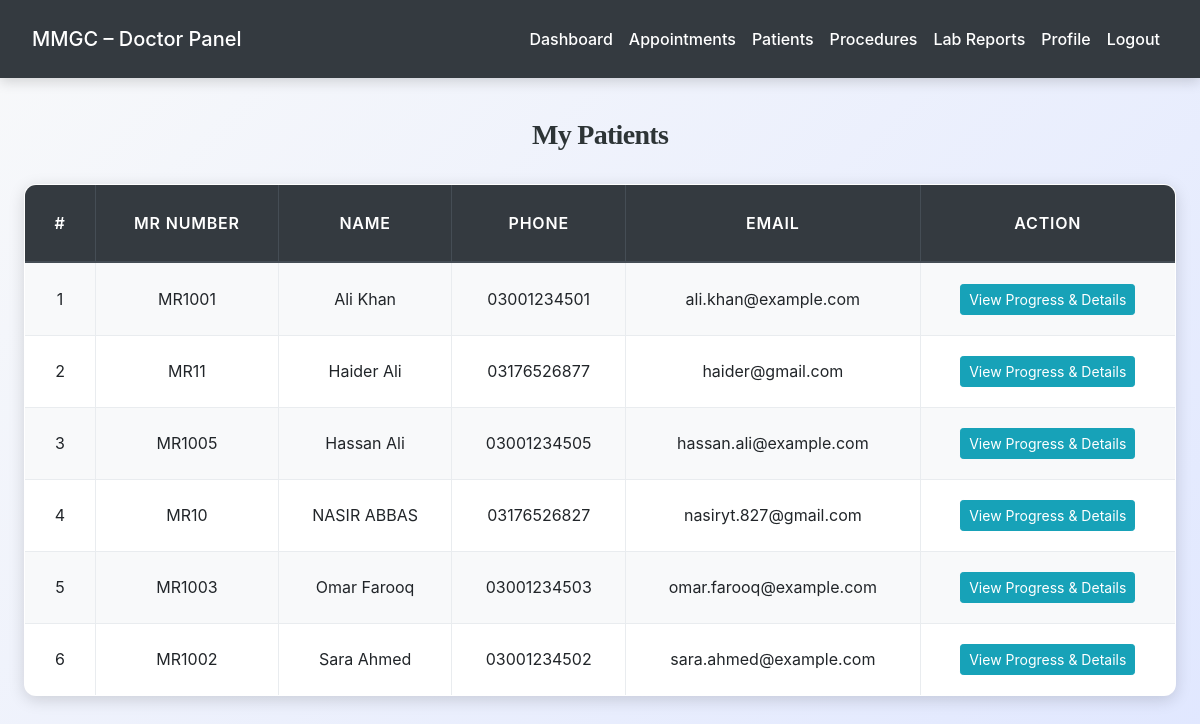
/doctor/patients.php (signed in), run on the app's committed database.
### tables this page shows
CREATE TABLE `patients` (
  `id` int(11) NOT NULL,
  `mr_number` varchar(20) NOT NULL,
  `name` varchar(100) NOT NULL,
  `email` varchar(100) DEFAULT NULL,
  `phone` varchar(15) NOT NULL,
  `password` varchar(255) DEFAULT NULL,
  `date_of_birth` date DEFAULT NULL,
  `gender` enum('male','female','other') DEFAULT NULL,
  `blood_group` varchar(5) DEFAULT NULL,
  `address` text DEFAULT NULL,
  `guardian_name` varchar(100) DEFAULT NULL,
  `guardian_phone` varchar(15) DEFAULT NULL,
  `registration_date` date DEFAULT curdate(),
  `status` enum('active','inactive') DEFAULT 'active',
  `created_at` timestamp NOT NULL DEFAULT current_timestamp()
);

### doctor/patients.php (the view, shortened to what this page needs)
<?php
include('../config.php');
$doctor_id = $_SESSION['doctor_id'];
$query = "
    SELECT DISTINCT p.id, p.mr_number, p.name, p.phone, p.email
    FROM patients p
    JOIN appointments a ON p.id = a.patient_id
    WHERE a.doctor_id = ?
    ORDER BY p.name ASC
";
$stmt = $conn->prepare($query);
$stmt->bind_param("i", $doctor_id);
$stmt->execute();
$result = $stmt->get_result();
$patients = $result->fetch_all(MYSQLI_ASSOC);
?>
<!DOCTYPE html>
<html>
<head>
    <link rel="stylesheet" href="https://stackpath.bootstrapcdn.com/bootstrap/4.5.2/css/bootstrap.min.css">
    <link rel="stylesheet" href="../css/style.css">
</head>
<body>
<?php include('navbar.php'); ?>
<div class="container mt-4">
    <h3 class="mb-4 text-center">My Patients</h3>
    <?php if (count($patients) == 0): ?>
        <p class="text-center">No patients found.</p>
    <?php else: ?>
        <table class="table table-bordered table-hover">
            <thead class="thead-dark">
                <tr>
                    <th>#</th>
                    <th>MR Number</th>
                    <th>Name</th>
                    <th>Phone</th>
                    <th>Email</th>
                    <th>Action</th>
                </tr>
            </thead>
            <tbody>
                <?php foreach ($patients as $index => $patient): ?>
                    <tr>
                        <td><?php echo $index + 1; ?></td>
                        <td><?php echo $patient['mr_number']; ?></td>
                        <td><?php echo htmlspecialchars($patient['name']); ?></td>
                        <td><?php echo $patient['phone']; ?></td>
                        <td><?php echo $patient['email']; ?></td>
                        <td>
                            <a href="patient_details.php?id=<?php echo $patient['id']; ?>" class="btn btn-info btn-sm">
                                View Progress & Details
                            </a>
                        </td>
                    </tr>
                <?php endforeach; ?>
            </tbody>
        </table>
    <?php endif; ?>
</div>
</body>
</html>

### css/style.css (style rules this page uses)
:root { --primary: #007bff; --secondary: #6c757d; --success: #28a745; --info: #17a2b8; --warning: #ffc107; --danger: #dc3545; --light: #f8f9fa; --dark: #2d3436; --accent: #ff6f61; --highlight: #6f42c1; --shadow: rgba(0, 0, 0, 0.15); --transition: all 0.3s ease-in-out; }
body { font-family: 'Inter', 'Segoe UI', Tahoma, Geneva, Verdana, sans-serif; background: linear-gradient(135deg, var(--light) 0%, #e0e7ff 100%); color: var(--dark); line-height: 1.8; margin: 0; padding: 0; min-height: 100vh; font-size: 16px; }
h1, h2, h3, h4 { text-align: center; margin: 2.5rem 0; font-family: 'Georgia', 'Times New Roman', serif; color: var(--dark); font-weight: 700; letter-spacing: -0.025em; }
h3 { font-size: 1.75rem; }
.container { max-width: 1200px; margin: 0 auto 3rem; padding: 0 1.5rem; }
.table { width: 100%; border-collapse: collapse; margin: 2rem 0; font-size: 1rem; background-color: #ffffff; border-radius: 12px; overflow: hidden; box-shadow: 0 4px 16px var(--shadow); transition: var(--transition); }
.table th, .table td { padding: 1.25rem; border: 1px solid #e9ecef; text-align: center; vertical-align: middle; }
.table thead th { background-color: rgb(0, 0, 0); color: white; font-weight: 600; text-transform: uppercase; letter-spacing: 0.05em; padding: 1.5rem; }
.table tbody tr { transition: var(--transition); }
.table tbody tr:nth-child(odd) { background-color: var(--light); }
a { color: var(--primary); text-decoration: none; font-weight: 500; transition: var(--transition); }

### data on the page
patients: mr_number "MR1001", name "Ali Khan", phone "03001234501", email "ali.khan@example.com"
patients: mr_number "MR11", name "Haider Ali", phone "03176526877", email "haider@gmail.com"
patients: mr_number "MR1005", name "Hassan Ali", phone "03001234505", email "hassan.ali@example.com"
patients: mr_number "MR10", name "NASIR ABBAS", phone "03176526827", email "nasiryt.827@gmail.com"
patients: mr_number "MR1003", name "Omar Farooq", phone "03001234503", email "omar.farooq@example.com"
patients: mr_number "MR1002", name "Sara Ahmed", phone "03001234502", email "sara.ahmed@example.com"
